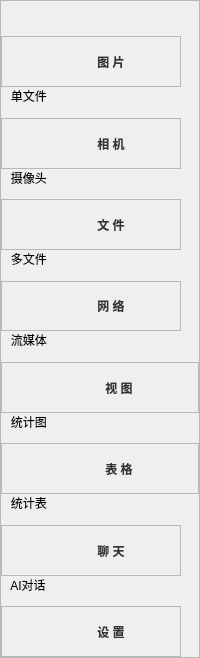
              <widget class="QFrame" name="leftbox_bottom">
               <property name="sizePolicy">
                <sizepolicy hsizetype="Preferred" vsizetype="Preferred">
                 <horstretch>0</horstretch>
                 <verstretch>0</verstretch>
                </sizepolicy>
               </property>
               <property name="minimumSize">
                <size>
                 <width>0</width>
                 <height>0</height>
                </size>
               </property>
               <property name="maximumSize">
                <size>
                 <width>16777215</width>
                 <height>16777215</height>
                </size>
               </property>
               <property name="styleSheet">
                <string notr="true">QPushButton#src_menu{
	background-image: url(:/leftbox/images/newsize/menu.png);
}
QPushButton#src_folder{
	background-image: url(:/leftbox/images/newsize/folder.png);

}
QPushButton#src_camera{
	background-image: url(:/leftbox/images/newsize/security-camera.png);
}
QPushButton#src_img{
	background-image: url(:/leftbox/images/newsize/gallery.png);
}
QPushButton#src_webcam{
	background-image: url(:/leftbox/images/newsize/photo-camera.png);
}
QPushButton#src_setting{
	background-image:url(:/leftbox/images/newsize/setting.png);
}
QPushButton#src_vsmode{
	background-image:url(:/leftbox/images/newsize/vs.png);
}
QPushButton#src_result{
	background-image:url(:/leftbox/images/newsize/statistics.png);
}
QPushButton#src_table{
	background-image:url(:/leftbox/images/newsize/table.png);
}
QPushButton{
	border:none;
	text-align: center;
	background-repeat: no-repeat;
	background-position: left center;
	border-left: 23px solid transparent;
	color: rgba(0, 0, 0, 199);
	font: 12pt &quot;Times New Roman&quot;;
	font-weight: bold;
	padding-left: 15px;
}
QFrame#cameraBox:hover{
	background-color: rgba(114, 129, 214, 59);
}
QFrame#folderBox:hover{
	background-color: rgba(114, 129, 214, 59);
}
QFrame#imgBox:hover{
	background-color: rgba(114, 129, 214, 59);
}
QFrame#menuBox:hover{
	background-color: rgba(114, 129, 214, 59);
}
QFrame#webcamBox:hover{
	background-color: rgba(114, 129, 214, 59);
}
QFrame#manageBox:hover{
	background-color: rgba(114, 129, 214, 59);
}
QFrame#vsBox:hover{
	background-color: rgba(114, 129, 214, 59);
}
QFrame#resultBox:hover{
	background-color: rgba(114, 129, 214, 59);
}
QFrame#tableBox:hover{
	background-color: rgba(114, 129, 214, 59);
}</string>
               </property>
               <property name="frameShape">
                <enum>QFrame::Shape::StyledPanel</enum>
               </property>
               <property name="frameShadow">
                <enum>QFrame::Shadow::Raised</enum>
               </property>
               <layout class="QVBoxLayout" name="verticalLayout_3" stretch="1,1,4,0,1,4,0,1,4,0,1,4,0,1,4,0,1,4,0,1,4,0,1,4">
                <property name="spacing">
                 <number>0</number>
                </property>
                <property name="leftMargin">
                 <number>0</number>
                </property>
                <property name="topMargin">
                 <number>10</number>
                </property>
                <property name="rightMargin">
                 <number>0</number>
                </property>
                <property name="bottomMargin">
                 <number>0</number>
                </property>
                <item>
                 <spacer name="zSpacer5">
                  <property name="orientation">
                   <enum>Qt::Orientation::Vertical</enum>
                  </property>
                  <property name="sizeHint" stdset="0">
                   <size>
                    <width>20</width>
                    <height>40</height>
                   </size>
                  </property>
                 </spacer>
                </item>
                <item>
                 <spacer name="zSpacer1">
                  <property name="orientation">
                   <enum>Qt::Orientation::Vertical</enum>
                  </property>
                  <property name="sizeHint" stdset="0">
                   <size>
                    <width>20</width>
                    <height>40</height>
                   </size>
                  </property>
                 </spacer>
                </item>
                <item>
                 <widget class="QFrame" name="imgBox">
                  <property name="minimumSize">
                   <size>
                    <width>180</width>
                    <height>0</height>
                   </size>
                  </property>
                  <property name="maximumSize">
                   <size>
                    <width>180</width>
                    <height>16777215</height>
                   </size>
                  </property>
                  <property name="layoutDirection">
                   <enum>Qt::LayoutDirection::LeftToRight</enum>
                  </property>
                  <property name="frameShape">
                   <enum>QFrame::Shape::StyledPanel</enum>
                  </property>
                  <property name="frameShadow">
                   <enum>QFrame::Shadow::Raised</enum>
                  </property>
                  <layout class="QHBoxLayout" name="horizontalLayout_4">
                   <property name="spacing">
                    <number>0</number>
                   </property>
                   <property name="leftMargin">
                    <number>0</number>
                   </property>
                   <property name="topMargin">
                    <number>0</number>
                   </property>
                   <property name="rightMargin">
                    <number>0</number>
                   </property>
                   <property name="bottomMargin">
                    <number>0</number>
                   </property>
                   <item alignment="Qt::AlignmentFlag::AlignLeft">
                    <widget class="QPushButton" name="src_img">
                     <property name="sizePolicy">
                      <sizepolicy hsizetype="Expanding" vsizetype="Preferred">
                       <horstretch>0</horstretch>
                       <verstretch>0</verstretch>
                      </sizepolicy>
                     </property>
                     <property name="minimumSize">
                      <size>
                       <width>180</width>
                       <height>0</height>
                      </size>
                     </property>
                     <property name="maximumSize">
                      <size>
                       <width>180</width>
                       <height>16777215</height>
                      </size>
                     </property>
                     <property name="styleSheet">
                      <string notr="true">font: 14pt &quot;方正粗黑宋简体&quot;;</string>
                     </property>
                     <property name="text">
                      <string>图 片</string>
                     </property>
                     <property name="iconSize">
                      <size>
                       <width>30</width>
                       <height>30</height>
                      </size>
                     </property>
                    </widget>
                   </item>
                  </layout>
                 </widget>
                </item>
                <item>
                 <widget class="QLabel" name="label">
                  <property name="styleSheet">
                   <string notr="true">font: 12pt &quot;方正粗黑宋简体&quot;;</string>
                  </property>
                  <property name="text">
                   <string>   单文件</string>
                  </property>
                 </widget>
                </item>
                <item>
                 <spacer name="zSpacer2">
                  <property name="orientation">
                   <enum>Qt::Orientation::Vertical</enum>
                  </property>
                  <property name="sizeHint" stdset="0">
                   <size>
                    <width>20</width>
                    <height>40</height>
                   </size>
                  </property>
                 </spacer>
                </item>
                <item>
                 <widget class="QFrame" name="webcamBox">
                  <property name="minimumSize">
                   <size>
                    <width>180</width>
                    <height>0</height>
                   </size>
                  </property>
                  <property name="maximumSize">
                   <size>
                    <width>180</width>
                    <height>16777215</height>
                   </size>
                  </property>
                  <property name="layoutDirection">
                   <enum>Qt::LayoutDirection::LeftToRight</enum>
                  </property>
                  <property name="frameShape">
                   <enum>QFrame::Shape::StyledPanel</enum>
                  </property>
                  <property name="frameShadow">
                   <enum>QFrame::Shadow::Raised</enum>
                  </property>
                  <layout class="QHBoxLayout" name="horizontalLayout_7">
                   <property name="spacing">
                    <number>0</number>
                   </property>
                   <property name="leftMargin">
                    <number>0</number>
                   </property>
                   <property name="topMargin">
                    <number>0</number>
                   </property>
                   <property name="rightMargin">
                    <number>0</number>
                   </property>
                   <property name="bottomMargin">
                    <number>0</number>
                   </property>
                   <item alignment="Qt::AlignmentFlag::AlignLeft">
                    <widget class="QPushButton" name="src_webcam">
                     <property name="sizePolicy">
                      <sizepolicy hsizetype="Expanding" vsizetype="Preferred">
                       <horstretch>0</horstretch>
                       <verstretch>0</verstretch>
                      </sizepolicy>
                     </property>
                     <property name="minimumSize">
                      <size>
                       <width>180</width>
                       <height>0</height>
                      </size>
                     </property>
                     <property name="maximumSize">
                      <size>
                       <width>180</width>
                       <height>16777215</height>
                      </size>
                     </property>
                     <property name="layoutDirection">
                      <enum>Qt::LayoutDirection::LeftToRight</enum>
                     </property>
                     <property name="styleSheet">
                      <string notr="true">font: 14pt &quot;方正粗黑宋简体&quot;;</string>
                     </property>
                     <property name="text">
                      <string>相 机</string>
                     </property>
                     <property name="iconSize">
                      <size>
                       <width>30</width>
                       <height>30</height>
                      </size>
                     </property>
                    </widget>
                   </item>
                  </layout>
                 </widget>
                </item>
                <item>
                 <widget class="QLabel" name="label_3">
                  <property name="styleSheet">
                   <string notr="true">font: 12pt &quot;方正粗黑宋简体&quot;;</string>
                  </property>
                  <property name="text">
                   <string>   摄像头</string>
                  </property>
                 </widget>
                </item>
                <item>
                 <spacer name="zSpacer4">
                  <property name="orientation">
                   <enum>Qt::Orientation::Vertical</enum>
                  </property>
                  <property name="sizeHint" stdset="0">
                   <size>
                    <width>20</width>
                    <height>40</height>
                   </size>
                  </property>
                 </spacer>
                </item>
                <item>
                 <widget class="QFrame" name="folderBox">
                  <property name="minimumSize">
                   <size>
                    <width>180</width>
                    <height>0</height>
                   </size>
                  </property>
                  <property name="maximumSize">
                   <size>
                    <width>180</width>
                    <height>16777215</height>
                   </size>
                  </property>
                  <property name="layoutDirection">
                   <enum>Qt::LayoutDirection::LeftToRight</enum>
                  </property>
                  <property name="frameShape">
                   <enum>QFrame::Shape::StyledPanel</enum>
                  </property>
                  <property name="frameShadow">
                   <enum>QFrame::Shadow::Raised</enum>
                  </property>
                  <layout class="QHBoxLayout" name="horizontalLayout_6">
                   <property name="spacing">
                    <number>0</number>
                   </property>
                   <property name="leftMargin">
                    <number>0</number>
                   </property>
                   <property name="topMargin">
                    <number>0</number>
                   </property>
                   <property name="rightMargin">
                    <number>0</number>
                   </property>
                   <property name="bottomMargin">
                    <number>0</number>
                   </property>
                   <item alignment="Qt::AlignmentFlag::AlignLeft">
                    <widget class="QPushButton" name="src_folder">
                     <property name="sizePolicy">
                      <sizepolicy hsizetype="Expanding" vsizetype="Preferred">
                       <horstretch>0</horstretch>
                       <verstretch>0</verstretch>
                      </sizepolicy>
                     </property>
                     <property name="minimumSize">
                      <size>
                       <width>180</width>
                       <height>0</height>
                      </size>
                     </property>
                     <property name="maximumSize">
                      <size>
                       <width>180</width>
                       <height>16777215</height>
                      </size>
                     </property>
                     <property name="styleSheet">
                      <string notr="true">font: 14pt &quot;方正粗黑宋简体&quot;;</string>
                     </property>
                     <property name="text">
                      <string>文 件</string>
                     </property>
                     <property name="iconSize">
                      <size>
                       <width>30</width>
                       <height>30</height>
                      </size>
                     </property>
                     <property name="shortcut">
                      <string>Ctrl+S</string>
                     </property>
                    </widget>
                   </item>
                  </layout>
                 </widget>
                </item>
                <item>
                 <widget class="QLabel" name="label_13">
                  <property name="styleSheet">
                   <string notr="true">font: 12pt &quot;方正粗黑宋简体&quot;;</string>
                  </property>
                  <property name="text">
                   <string>   多文件</string>
                  </property>
                 </widget>
                </item>
                <item>
                 <spacer name="verticalSpacer">
                  <property name="orientation">
                   <enum>Qt::Orientation::Vertical</enum>
                  </property>
                  <property name="sizeHint" stdset="0">
                   <size>
                    <width>20</width>
                    <height>40</height>
                   </size>
                  </property>
                 </spacer>
                </item>
                <item>
                 <widget class="QFrame" name="cameraBox">
                  <property name="minimumSize">
                   <size>
                    <width>180</width>
                    <height>0</height>
                   </size>
                  </property>
                  <property name="maximumSize">
                   <size>
                    <width>180</width>
                    <height>16777215</height>
                   </size>
                  </property>
                  <property name="layoutDirection">
                   <enum>Qt::LayoutDirection::LeftToRight</enum>
                  </property>
                  <property name="frameShape">
                   <enum>QFrame::Shape::StyledPanel</enum>
                  </property>
                  <property name="frameShadow">
                   <enum>QFrame::Shadow::Raised</enum>
                  </property>
                  <layout class="QHBoxLayout" name="horizontalLayout_5">
                   <property name="spacing">
                    <number>0</number>
                   </property>
                   <property name="leftMargin">
                    <number>0</number>
                   </property>
                   <property name="topMargin">
                    <number>0</number>
                   </property>
                   <property name="rightMargin">
                    <number>0</number>
                   </property>
                   <property name="bottomMargin">
                    <number>0</number>
                   </property>
                   <item alignment="Qt::AlignmentFlag::AlignLeft">
                    <widget class="QPushButton" name="src_camera">
                     <property name="sizePolicy">
                      <sizepolicy hsizetype="Expanding" vsizetype="Preferred">
                       <horstretch>0</horstretch>
                       <verstretch>0</verstretch>
                      </sizepolicy>
                     </property>
                     <property name="minimumSize">
                      <size>
                       <width>180</width>
                       <height>0</height>
                      </size>
                     </property>
                     <property name="maximumSize">
                      <size>
                       <width>180</width>
                       <height>16777215</height>
                      </size>
                     </property>
                     <property name="styleSheet">
                      <string notr="true">font: 14pt &quot;方正粗黑宋简体&quot;;</string>
                     </property>
                     <property name="text">
                      <string>网 络</string>
                     </property>
                     <property name="iconSize">
                      <size>
                       <width>30</width>
                       <height>30</height>
                      </size>
                     </property>
                    </widget>
                   </item>
                  </layout>
                 </widget>
                </item>
                <item>
                 <widget class="QLabel" name="label_4">
                  <property name="styleSheet">
                   <string notr="true">font: 12pt &quot;方正粗黑宋简体&quot;;</string>
                  </property>
                  <property name="text">
                   <string>   流媒体</string>
                  </property>
                 </widget>
                </item>
                <item>
                 <spacer name="zSpacer3">
                  <property name="orientation">
                   <enum>Qt::Orientation::Vertical</enum>
                  </property>
                  <property name="sizeHint" stdset="0">
                   <size>
                    <width>20</width>
                    <height>40</height>
                   </size>
                  </property>
                 </spacer>
                </item>
                <item>
                 <widget class="QFrame" name="resultBox">
                  <property name="frameShape">
                   <enum>QFrame::Shape::StyledPanel</enum>
                  </property>
                  <property name="frameShadow">
                   <enum>QFrame::Shadow::Raised</enum>
                  </property>
                  <layout class="QHBoxLayout" name="horizontalLayout_27">
                   <property name="spacing">
                    <number>0</number>
                   </property>
                   <property name="leftMargin">
                    <number>0</number>
                   </property>
                   <property name="topMargin">
                    <number>0</number>
                   </property>
                   <property name="rightMargin">
                    <number>0</number>
                   </property>
                   <property name="bottomMargin">
                    <number>0</number>
                   </property>
                   <item>
                    <widget class="QPushButton" name="src_result">
                     <property name="sizePolicy">
                      <sizepolicy hsizetype="Expanding" vsizetype="Preferred">
                       <horstretch>0</horstretch>
                       <verstretch>0</verstretch>
                      </sizepolicy>
                     </property>
                     <property name="minimumSize">
                      <size>
                       <width>180</width>
                       <height>0</height>
                      </size>
                     </property>
                     <property name="maximumSize">
                      <size>
                       <width>180</width>
                       <height>16777215</height>
                      </size>
                     </property>
                     <property name="styleSheet">
                      <string notr="true">font: 14pt &quot;方正粗黑宋简体&quot;;</string>
                     </property>
                     <property name="text">
                      <string>视 图</string>
                     </property>
                     <property name="iconSize">
                      <size>
                       <width>30</width>
                       <height>30</height>
                      </size>
                     </property>
                    </widget>
                   </item>
                  </layout>
                 </widget>
                </item>
                <item>
                 <widget class="QLabel" name="label_9">
                  <property name="styleSheet">
                   <string notr="true">font: 12pt &quot;方正粗黑宋简体&quot;;</string>
                  </property>
                  <property name="text">
                   <string>   统计图</string>
                  </property>
                 </widget>
                </item>
                <item>
                 <spacer name="verticalSpacer_5">
                  <property name="orientation">
                   <enum>Qt::Orientation::Vertical</enum>
                  </property>
                  <property name="sizeHint" stdset="0">
                   <size>
                    <width>20</width>
                    <height>40</height>
                   </size>
                  </property>
                 </spacer>
                </item>
                <item>
                 <widget class="QFrame" name="tableBox">
                  <property name="frameShape">
                   <enum>QFrame::Shape::StyledPanel</enum>
                  </property>
                  <property name="frameShadow">
                   <enum>QFrame::Shadow::Raised</enum>
                  </property>
                  <layout class="QHBoxLayout" name="horizontalLayout_28">
                   <property name="spacing">
                    <number>0</number>
                   </property>
                   <property name="leftMargin">
                    <number>0</number>
                   </property>
                   <property name="topMargin">
                    <number>0</number>
                   </property>
                   <property name="rightMargin">
                    <number>0</number>
                   </property>
                   <property name="bottomMargin">
                    <number>0</number>
                   </property>
                   <item>
                    <widget class="QPushButton" name="src_table">
                     <property name="sizePolicy">
                      <sizepolicy hsizetype="Expanding" vsizetype="Preferred">
                       <horstretch>0</horstretch>
                       <verstretch>0</verstretch>
                      </sizepolicy>
                     </property>
                     <property name="minimumSize">
                      <size>
                       <width>180</width>
                       <height>0</height>
                      </size>
                     </property>
                     <property name="maximumSize">
                      <size>
                       <width>180</width>
                       <height>16777215</height>
                      </size>
                     </property>
                     <property name="styleSheet">
                      <string notr="true">font: 14pt &quot;方正粗黑宋简体&quot;;</string>
                     </property>
                     <property name="text">
                      <string>表 格</string>
                     </property>
                     <property name="iconSize">
                      <size>
                       <width>30</width>
                       <height>30</height>
                      </size>
                     </property>
                    </widget>
                   </item>
                  </layout>
                 </widget>
                </item>
                <item>
                 <widget class="QLabel" name="label_10">
                  <property name="styleSheet">
                   <string notr="true">font: 12pt &quot;方正粗黑宋简体&quot;;</string>
                  </property>
                  <property name="text">
                   <string>   统计表</string>
                  </property>
                 </widget>
                </item>
                <item>
                 <spacer name="verticalSpacer_6">
                  <property name="orientation">
                   <enum>Qt::Orientation::Vertical</enum>
                  </property>
                  <property name="sizeHint" stdset="0">
                   <size>
                    <width>20</width>
                    <height>40</height>
                   </size>
                  </property>
                 </spacer>
                </item>
                <item>
                 <widget class="QFrame" name="vsBox">
                  <property name="minimumSize">
                   <size>
                    <width>180</width>
                    <height>0</height>
                   </size>
                  </property>
                  <property name="maximumSize">
                   <size>
                    <width>180</width>
                    <height>16777215</height>
                   </size>
                  </property>
                  <property name="frameShape">
                   <enum>QFrame::Shape::StyledPanel</enum>
                  </property>
                  <property name="frameShadow">
                   <enum>QFrame::Shadow::Raised</enum>
                  </property>
                  <layout class="QHBoxLayout" name="horizontalLayout_26">
                   <property name="spacing">
                    <number>0</number>
                   </property>
                   <property name="leftMargin">
                    <number>0</number>
                   </property>
                   <property name="topMargin">
                    <number>0</number>
                   </property>
                   <property name="rightMargin">
                    <number>0</number>
                   </property>
                   <property name="bottomMargin">
                    <number>0</number>
                   </property>
                   <item>
                    <widget class="QPushButton" name="src_vsmode">
                     <property name="sizePolicy">
                      <sizepolicy hsizetype="Expanding" vsizetype="Preferred">
                       <horstretch>0</horstretch>
                       <verstretch>0</verstretch>
                      </sizepolicy>
                     </property>
                     <property name="minimumSize">
                      <size>
                       <width>180</width>
                       <height>0</height>
                      </size>
                     </property>
                     <property name="maximumSize">
                      <size>
                       <width>180</width>
                       <height>16777215</height>
                      </size>
                     </property>
                     <property name="styleSheet">
                      <string notr="true">font: 14pt &quot;方正粗黑宋简体&quot;;</string>
                     </property>
                     <property name="text">
                      <string>聊 天</string>
                     </property>
                     <property name="iconSize">
                      <size>
                       <width>30</width>
                       <height>30</height>
                      </size>
                     </property>
                     <property name="shortcut">
                      <string>Ctrl+S</string>
                     </property>
                    </widget>
                   </item>
                  </layout>
                 </widget>
                </item>
                <item>
                 <widget class="QLabel" name="label_11">
                  <property name="styleSheet">
                   <string notr="true">font: 12pt &quot;方正粗黑宋简体&quot;;</string>
                  </property>
                  <property name="text">
                   <string>   AI对话</string>
                  </property>
                 </widget>
                </item>
                <item>
                 <spacer name="verticalSpacer_4">
                  <property name="orientation">
                   <enum>Qt::Orientation::Vertical</enum>
                  </property>
                  <property name="sizeHint" stdset="0">
                   <size>
                    <width>20</width>
                    <height>40</height>
                   </size>
                  </property>
                 </spacer>
                </item>
                <item>
                 <widget class="QFrame" name="manageBox">
                  <property name="minimumSize">
                   <size>
                    <width>180</width>
                    <height>0</height>
                   </size>
                  </property>
                  <property name="maximumSize">
                   <size>
                    <width>180</width>
                    <height>16777215</height>
                   </size>
                  </property>
                  <property name="frameShape">
                   <enum>QFrame::Shape::StyledPanel</enum>
                  </property>
                  <property name="frameShadow">
                   <enum>QFrame::Shadow::Raised</enum>
                  </property>
                  <layout class="QHBoxLayout" name="horizontalLayout_19">
                   <property name="spacing">
                    <number>0</number>
                   </property>
                   <property name="leftMargin">
                    <number>0</number>
                   </property>
                   <property name="topMargin">
                    <number>0</number>
                   </property>
                   <property name="rightMargin">
                    <number>0</number>
                   </property>
                   <property name="bottomMargin">
                    <number>0</number>
                   </property>
                   <item>
                    <widget class="QPushButton" name="src_setting">
                     <property name="sizePolicy">
                      <sizepolicy hsizetype="Expanding" vsizetype="Preferred">
                       <horstretch>0</horstretch>
                       <verstretch>0</verstretch>
                      </sizepolicy>
                     </property>
                     <property name="minimumSize">
                      <size>
                       <width>180</width>
                       <height>0</height>
                      </size>
                     </property>
                     <property name="maximumSize">
                      <size>
                       <width>180</width>
                       <height>16777215</height>
                      </size>
                     </property>
                     <property name="styleSheet">
                      <string notr="true">font: 14pt &quot;方正粗黑宋简体&quot;;</string>
                     </property>
                     <property name="text">
                      <string>设 置</string>
                     </property>
                    </widget>
                   </item>
                  </layout>
                 </widget>
                </item>
               </layout>
              </widget>
